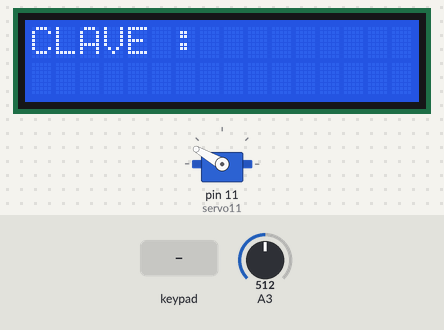
Bench run of a sketch on a simulated Arduino Mega 2560, built with avr-gcc and run on an emulated ATmega2560. Shown: 16×2 character LCD, servo. The test bench sets the inputs (shaded band); at power-on: A3 = 512.

Above: at 1.2 s.
1.3 s: keypad keys 0 0 0 0 # pressed 0.4 s apart
At 4.0 s:
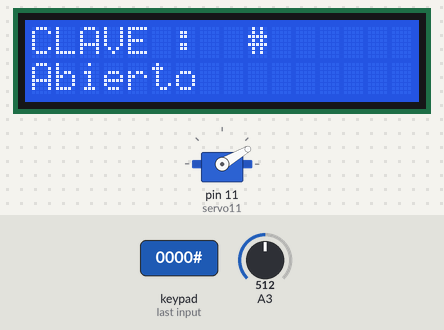
4.8 s: A3 set to 0
At 5.7 s:
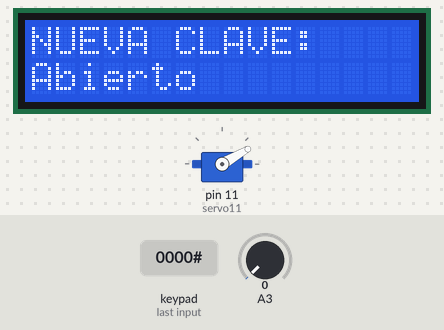
6.3 s: key 'A' pressed
At 7.5 s:
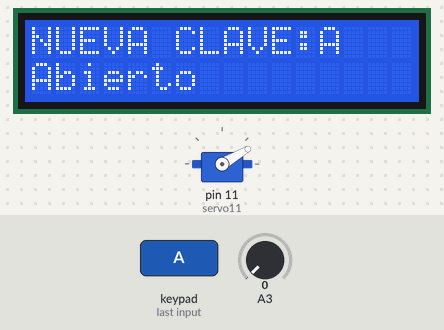
7.8 s: keypad keys 2 9 2 8 2 7 2 6 # pressed 0.4 s apart
At 9.0 s:
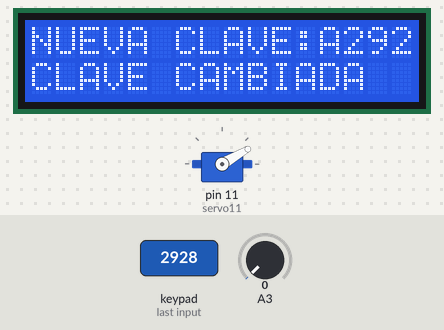
14.4 s: key 'B' pressed
At 15.1 s:
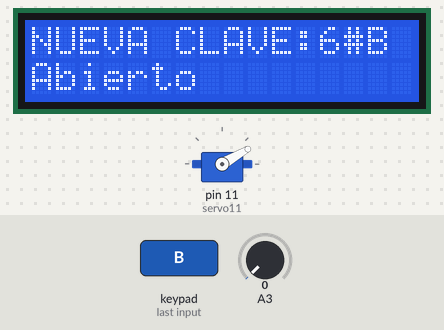
15.9 s: keypad keys 0 0 0 0 * pressed 0.4 s apart
At 16.8 s:
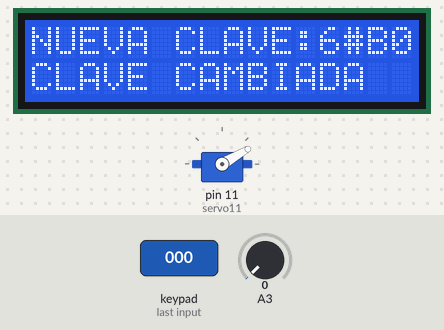
Timing chart, 0 to 18.9 s (numbered marks = the images above; inputs shaded):
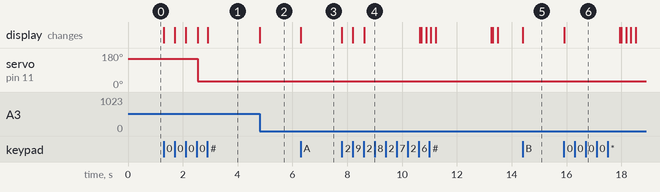

Measured:
- after the input at 1.3 s, servo on pin 11 (servo11): 150° → 30° after 1.2 s; the display: first changes at once (image 1 shows a later state)
- after the input at 4.8 s, the display: changes at once (image 2)
- after the input at 6.3 s, the display: changes at once (image 3)
- after the input at 7.8 s, the display: first changes at once (image 4 shows a later state)
- after the input at 14.4 s, the display: changes at once (image 5)
- after the input at 15.9 s, the display: changes at once (image 6)

The sketch:

Motor_Servo.ino
```cpp
#include <LiquidCrystal_I2C.h> // Incluir la libreria LiquidCrystal_I2C
#include <Keypad.h>            // Incluir la libreria Keypad
#include <Servo.h>             // Incluir la libreria Servo
int estado=0;                  // 0=cerrado 1=abierto
Servo servo11;                 // Crea el objeto servo11 con las caracteristicas de Servo
const byte FILAS = 4;          // define numero de filas
const byte COLUMNAS = 4;       // define numero de columnas
char keys[FILAS][COLUMNAS] = {    // define la distribucion de teclas
  {'1','2','3','A'},
  {'4','5','6','B'},
  {'7','8','9','C'},
  {'*','0','#','D'}
};
byte pinesFilas[FILAS] = {29,28,27,26};         // pines correspondientes a las filas
byte pinesColumnas[COLUMNAS] = {25,24,23,22};  // pines correspondientes a las columnas
Keypad teclado = Keypad(makeKeymap(keys), pinesFilas, pinesColumnas, FILAS, COLUMNAS);  // crea objeto teclado
char TECLA;                        // almacena la tecla presionada
char CLAVE[5];                     // almacena en un array 4 digitos ingresados
char CLAVE_MAESTRA[5] = "0000";    // almacena en un array la contraseña inicial
byte INDICE = 0;                   // indice del array
LiquidCrystal_I2C lcd(0x20,16,2);  // dependiendo del fabricante del I2C el codigo 0x27 cambiar a     //para proteus es 0x20
                                   // 0x3F , 0x20 , 0x38 ,
void setup()
{
 lcd.init();                          // inicializa el LCD
 lcd.backlight();
 servo11.attach(11,660,1400);        // Asocia el servo1 al pin 11, define el min y max del ancho del pulso
 servo11.write(150);                // Gira el servo a 150 grados Cierra la puerta
 limpia();

 //pinMode(3, INPUT);  //linea de codigo añadida, para probaren proteus
}

void loop(){
  TECLA = teclado.getKey();   // obtiene tecla presionada y asigna a variable
  if (TECLA)                  // comprueba que se haya presionado una tecla
  {
    CLAVE[INDICE] = TECLA;    // almacena en array la tecla presionada
    INDICE++;                 // incrementa indice en uno
    lcd.print(TECLA);         // envia al LCD la tecla presionada
  }

  if(INDICE == 4)             // si ya se almacenaron los 4 digitos
  {
    if(!strcmp(CLAVE, CLAVE_MAESTRA))    // compara clave ingresada con clave maestra
        abierto();
    else
        error();

    INDICE = 0;
  }
  if(estado==1 && (analogRead(A3)==0)){     // si esta abierta y se pulsa boton de Nueva Clave
         nueva_clave();
  }
//  if(estado==1 && (digitalRead(3)==0))     // si esta abierta y se pulsa boton de Nueva Clave
//         nueva_clave();
}

///////////////////// Error //////////////////////////////
void error(){
      lcd.setCursor(0,1);
      lcd.print("ERROR DE CLAVE    ");
      limpia();
}
/////////////////////abierto o cerrado //////////////////////////////
void abierto(){
   if(estado==0){
      estado=1;
      lcd.setCursor(0,1);
      lcd.print("Abierto            ");  // imprime en el LCD que esta abierta
      servo11.write(30);                 // Gira el servo a 30 grados  abre la puerta
   }
   else{
    estado=0;
    lcd.setCursor(0,1);
    lcd.print("Cerrado              ");  // imprime en el LCD que esta cerrada
    servo11.write(150);                // Gira el servo a 150 grados  cierra la puerta
   }
 limpia();
}

/////////////////////Nueva_Clave //////////////////////////////
void nueva_clave(){
  lcd.setCursor(0,0);
  lcd.print("NUEVA CLAVE:        ");
  lcd.setCursor(12,0);
  INDICE=0;
  while (INDICE<=3) {
   TECLA = teclado.getKey();   // obtiene tecla presionada y asigna a variable TECLA
   if (TECLA)                 // comprueba que se haya presionado una tecla
    {
      CLAVE_MAESTRA[INDICE] = TECLA;    // almacena en array la tecla presionada
      CLAVE[INDICE] = TECLA;
      INDICE++;                 // incrementa indice en uno
      lcd.print(TECLA);         // envia a monitor serial la tecla presionada
    }
  }
 estado=0;
  lcd.setCursor(0,1);
  lcd.print("CLAVE CAMBIADA");
  delay(2000);
  limpia();
}

///////////////////// limpia //////////////////////////////
void limpia(){
 lcd.setCursor(0,0);
 lcd.print("CLAVE :          ");
 lcd.setCursor(9,0);
}
```
